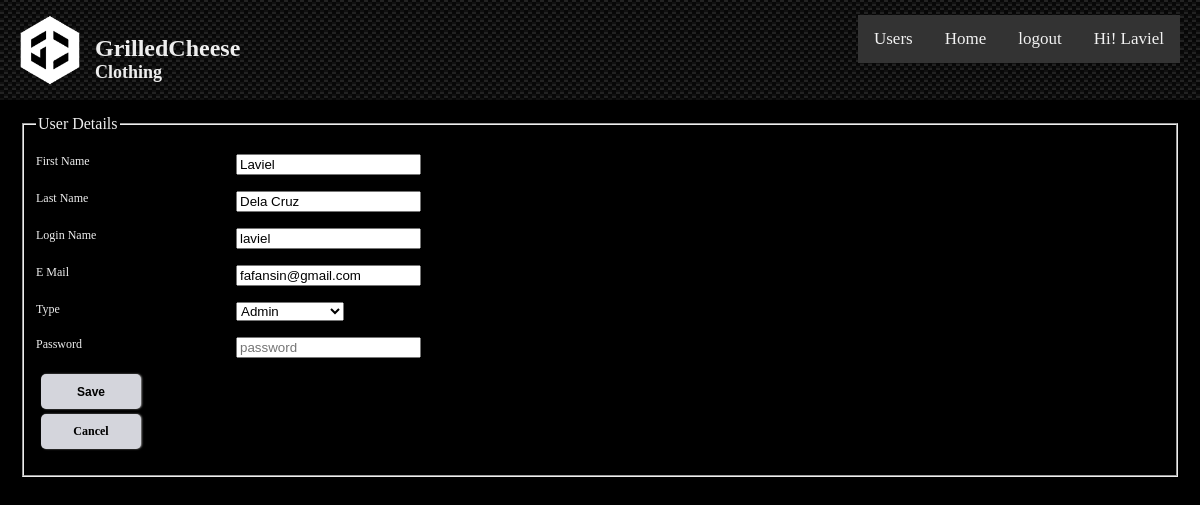
Screenshot of /admin/user-detail.php?action=edit&id=1 (signed in) with the database file from the repository.
### tables this page shows
CREATE TABLE `users` (
  `id` int(11) unsigned NOT NULL AUTO_INCREMENT,
  `username` varchar(255) NOT NULL DEFAULT '',
  `first_name` text,
  `last_name` text,
  `password` text NOT NULL,
  `email` text NOT NULL,
  `usertype` int(11) NOT NULL,
  PRIMARY KEY (`id`),
  UNIQUE KEY `username` (`username`)
);

CREATE TABLE `user_types` (
  `id` int(11) unsigned NOT NULL AUTO_INCREMENT,
  `name` varchar(30) NOT NULL DEFAULT '',
  PRIMARY KEY (`id`)
);

### lib/functions.php (called while the page is built, shortened)
<?php
	function get_results($query){
		global $db;
		$result = $db->query($query);
		$list = array();
		while($row = $result->fetch_assoc()){
			$item = new stdClass();
			foreach($row as $key => $value){
				$item->$key = $value;
			}
			array_push($list, $item);
		}
		return $list;
	}
	function get_row($query){
		global $db;
		$result = $db->query($query. " LIMIT 1");
		$item = NULL;
		if($result->num_rows > 0){
			$row = $result->fetch_assoc();
			$item = new stdClass();
			foreach($row as $key => $value){
				$item->$key = $value;
			}
		}
		return $item;
	}
?>

### admin/user-detail.php (the view, shortened to what this page needs)
<?php require_once "header-admin.php";
	$userTypes = get_results("SELECT id, name FROM user_types");
	$userId = isset($_REQUEST['id']) ? $_REQUEST['id'] : NULL;
	$action = isset($_REQUEST['action']) ? $_REQUEST['action'] : 'new';
	$user = NULL;
		switch($action){
			case 'edit':
				if($userId){
					$user = get_row("SELECT first_name, last_name, username, email, usertype FROM users WHERE id = $userId");
				}
			break;
		}
?>
	<form action="" method="post" enctype="multipart/form-data">
        <fieldset>
        	<legend>User Details</legend>
	        <p><label for="firstname">First Name</label><input type="text" id="firstname" name="firstname" placeholder="first name" autofocus required value="<?php echo !is_null($user) ? $user->first_name : ''; ?>" /></p>
        	<p><label for="lastname">Last Name</label><input type="text" id="lalstname" name="lastname" placeholder="last name" required value="<?php echo !is_null($user) ? $user->last_name : ''; ?>" /></p>
	        <p><label for="username">Login Name</label><input type="text" id="username" name="username" placeholder="login name" required value="<?php echo !is_null($user) ? $user->username : ''; ?>" /></p>
	        <p><label for="email">E Mail</label><input type="email" id="email" name="email" placeholder="e mail" required value="<?php echo !is_null($user) ? $user->email : ''; ?>" /></p>
	        <p><label for="usertype">Type</label>
            <select id="usertype" name="usertype" required>
                <?php foreach($userTypes as $type): ?>
                    <option <?php echo !is_null($user) && $user->usertype == $type->id ? 'selected' : ''; ?> value="<?php echo $type->id; ?>"><?php echo ucfirst($type->name); ?></option>
                <?php endforeach ?>
            </select>
	        </p>
        	<p><label for="password">Password</label><input type="password" name="password" id="password" placeholder="password" <?php echo !is_null($user) ? '' : 'required'; ?>/></p>
            <p><input class="button" id="btSave" name="btSave" type="submit" value="Save"/><a class="button" href="/admin/users.php">Cancel</a></p>
        </fieldset>
	</form>
<?php require_once "footer-admin.php"; ?>

### assets/css/main-style.css (style rules this page uses)
* { box-sizing:border-box; }
body { margin:0 auto; background-color:#000; color:#EEE; font-family: trebuchet ms; }
a, a:link, a:visited { color:#eee; text-decoration:none; }
form label { width:200px; float:left; font-size:12px; }
.button { display: block; width: 100px; height: 35px; background: #D4D5DC; padding: 10px 10px; text-align: center; border-radius: 5px; font-weight: bold; font-size: 12px; color: #000 !important; cursor: pointer; border: none; margin: 5px; box-shadow: 1px 0px 2px #888888; }

### rows the page displays
users: firstname "Laviel", lastname "Dela Cruz", username "laviel", email "fafansin@gmail.com", usertype "Admin"

### other values shown
$user->firstname "Laviel"
